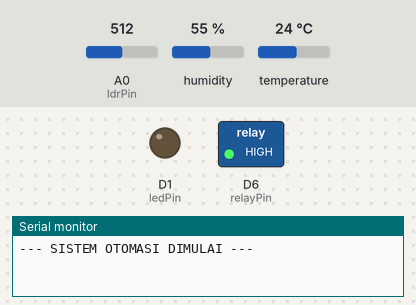
The sketch below on a simulated ESP8266 (NodeMCU). Parts: switched loads named in the sketch (green lamp = pin HIGH), output pins drawn as LEDs (lit = HIGH), the last lines printed to the serial monitor. The test bench sets the inputs (shaded band); at power-on: temperature 24 °C, A0 (ldrPin) = 512, humidity 55 %.

Above: at 1.5 s.
1.6 s: temperature set to 33 °C
4.5 s: temperature set to 36 °C
At 7.1 s:
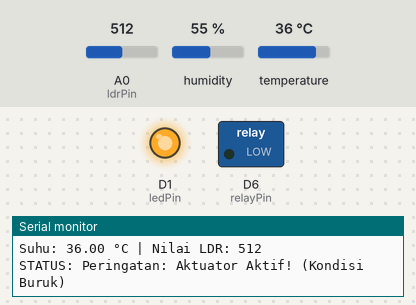
7.5 s: temperature set to 12 °C
At 11.2 s:
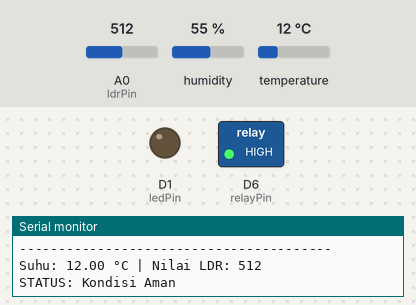
11.5 s: temperature set to 41 °C
At 14.4 s:
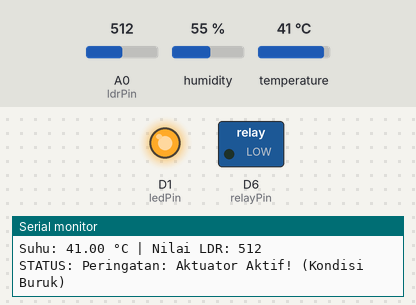
Timing chart, 0 to 15.9 s (numbered marks = the images above; inputs shaded):
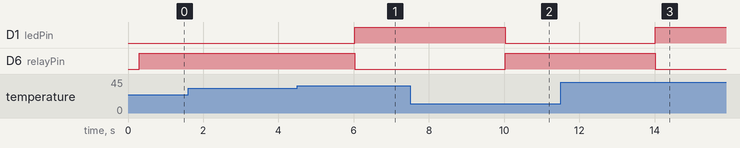

The sketch:

sketch_2_5_2.ino
```cpp
#include "DHT.h"

// Definisi Pin Sesuai Instruksi
#define DHTPIN D7          // Sensor DHT pada pin D7
#define DHTTYPE DHT11      // Ganti DHT22 jika menggunakan DHT22
const int ldrPin   = A0;   // Sensor LDR pada pin A0
const int relayPin = D6;   // Modul Relay pada pin D6
const int ledPin   = D1;   // LED Indikator pada pin D1

DHT dht(DHTPIN, DHTTYPE);

unsigned long previousMillis = 0;
const long interval = 2000; // Baca data sensor setiap 2 detik

void setup() {
  Serial.begin(115200);
  delay(300);

  dht.begin();

  // Konfigurasi pin sebagai OUTPUT
  pinMode(relayPin, OUTPUT);
  pinMode(ledPin, OUTPUT);

  // Perintah awal untuk mematikan perangkat (keamanan sistem)
  digitalWrite(relayPin, HIGH); // Relay Active LOW: HIGH = Mati
  digitalWrite(ledPin, LOW);    // LED Mati

  Serial.println("--- SISTEM OTOMASI DIMULAI ---");
}

void loop() {
  unsigned long currentMillis = millis();

  // Eksekusi pembacaan dan evaluasi aturan berkala
  if (currentMillis - previousMillis >= interval) {
    previousMillis = currentMillis;

    // Pembacaan data sensor
    float suhu = dht.readTemperature();
    float kelembapan = dht.readHumidity();
    int nilaiLDR = analogRead(ldrPin);

    // Validasi pembacaan DHT
    if (isnan(suhu)) {
      Serial.println("[Peringatan] Gagal membaca sensor DHT di D7!");
      return;
    }

    // Tampilkan data ke Serial Monitor
    Serial.println("----------------------------------------");
    Serial.print("Suhu: ");
    Serial.print(suhu);
    Serial.print(" °C | Nilai LDR: ");
    Serial.println(nilaiLDR);

    // Rule Engine: Suhu > 34 C ATAU LDR < 300
    if (suhu > 34.0 || nilaiLDR < 300) {
      // Kondisi Buruk: Aktifkan Relay dan LED
      digitalWrite(relayPin, LOW); // Relay ON (Active LOW)
      digitalWrite(ledPin, HIGH);  // LED ON
      Serial.println("STATUS: Peringatan: Aktuator Aktif! (Kondisi Buruk)");
    } else {
      // Kondisi Aman: Matikan Relay dan LED
      digitalWrite(relayPin, HIGH); // Relay OFF (Active LOW)
      digitalWrite(ledPin, LOW);    // LED OFF
      Serial.println("STATUS: Kondisi Aman");
    }
  }
}
```

Measured:
- the behaviour switches between 34 and 35 °C on temperature (found by bisection; images 0 and 1)
- after the input at 4.5 s, D1 (ledPin): LOW → HIGH after 1.5 s; D6 (relayPin): HIGH → LOW after 1.5 s
- after the input at 7.5 s, D1 (ledPin): HIGH → LOW after 2.5 s; D6 (relayPin): LOW → HIGH after 2.5 s
- after the input at 11.5 s, D1 (ledPin): LOW → HIGH after 2.5 s; D6 (relayPin): HIGH → LOW after 2.5 s
